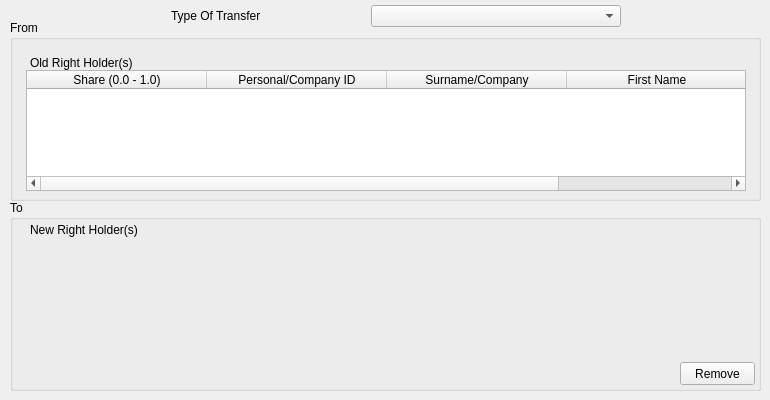
   <widget class="QWidget" name="transfer_tab">
    <attribute name="title">
     <string>Transfer Of Right</string>
    </attribute>
    <widget class="QGroupBox" name="old_right_holders_group_box">
     <property name="geometry">
      <rect>
       <x>10</x>
       <y>20</y>
       <width>751</width>
       <height>181</height>
      </rect>
     </property>
     <property name="title">
      <string>From</string>
     </property>
     <widget class="QLabel" name="label_29">
      <property name="geometry">
       <rect>
        <x>20</x>
        <y>35</y>
        <width>721</width>
        <height>16</height>
       </rect>
      </property>
      <property name="text">
       <string>Old Right Holder(s)</string>
      </property>
     </widget>
     <widget class="QTableWidget" name="old_right_holders_twidget">
      <property name="geometry">
       <rect>
        <x>16</x>
        <y>50</y>
        <width>720</width>
        <height>121</height>
       </rect>
      </property>
      <attribute name="horizontalHeaderDefaultSectionSize">
       <number>180</number>
      </attribute>
      <column>
       <property name="text">
        <string>Share (0.0 - 1.0)</string>
       </property>
      </column>
      <column>
       <property name="text">
        <string>Personal/Company ID</string>
       </property>
      </column>
      <column>
       <property name="text">
        <string>Surname/Company</string>
       </property>
      </column>
      <column>
       <property name="text">
        <string>First Name</string>
       </property>
      </column>
     </widget>
    </widget>
    <widget class="QGroupBox" name="new_right_holder_groupbox">
     <property name="geometry">
      <rect>
       <x>10</x>
       <y>200</y>
       <width>751</width>
       <height>191</height>
      </rect>
     </property>
     <property name="title">
      <string>To</string>
     </property>
     <widget class="QLabel" name="label_31">
      <property name="geometry">
       <rect>
        <x>20</x>
        <y>22</y>
        <width>721</width>
        <height>16</height>
       </rect>
      </property>
      <property name="text">
       <string>New Right Holder(s)</string>
      </property>
     </widget>
     <widget class="QPushButton" name="remove_new_right_holder_button">
      <property name="geometry">
       <rect>
        <x>670</x>
        <y>162</y>
        <width>75</width>
        <height>23</height>
       </rect>
      </property>
      <property name="text">
       <string>Remove</string>
      </property>
     </widget>
    </widget>
    <widget class="QComboBox" name="type_of_transfer_cbox">
     <property name="geometry">
      <rect>
       <x>371</x>
       <y>5</y>
       <width>250</width>
       <height>22</height>
      </rect>
     </property>
    </widget>
    <widget class="QLabel" name="label_39">
     <property name="geometry">
      <rect>
       <x>171</x>
       <y>8</y>
       <width>171</width>
       <height>16</height>
      </rect>
     </property>
     <property name="text">
      <string>Type Of Transfer</string>
     </property>
    </widget>
   </widget>
